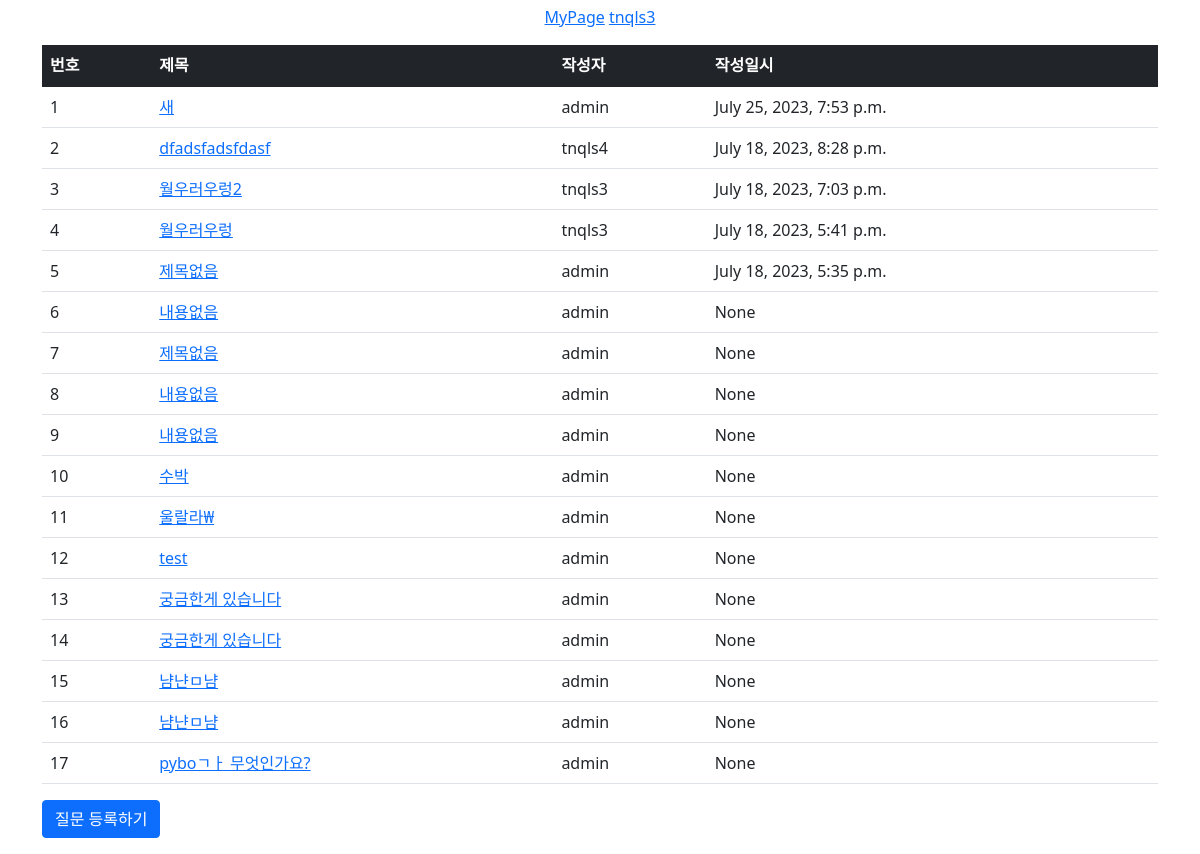
Page /pybo/ (signed in) on the committed database.
### pybo/models.py (models this page shows, shortened)
class Question(models.Model):
    subject = models.CharField(max_length = 200)
    author = models.ForeignKey(User, on_delete=models.CASCADE)
    content = models.TextField()
    create_date = models.DateTimeField()
    modify_date=models.DateTimeField(null=True, blank=True)
    star = models.ManyToManyField(User, related_name='stars',blank=True)

### pybo/views.py (the view)
# urls.py: path('', views.index, name='index'),
def index(request):
    question_list = Question.objects.order_by('-create_date')
    context = {'question_list': question_list}
    return render(request, 'pybo/question_list.html', context)

### templates/pybo/question_list.html
{% extends 'common/base.html' %}
{% block content%}
<div class="container my-3">
    <table class="table">
        <thead>
        <tr class="table-dark">
            <th>번호</th>
            <th>제목</th>
            <th>작성자</th>
            <th>작성일시</th>
        </tr>
        </thead>
        <tbody>
        {% if question_list %}
        {% for question in question_list %}
            <tr>
                <td>{{ forloop.counter }}</td>
                <td>
                    <a href="{% url 'pybo:detail' question.id %}">{{ question.subject }}</a>
                </td>
                <td>{{question.author}}</td>
                <td>{{ question.modify_date }}</td>
            </tr>
        {% endfor %}
        {% else %}
            <tr>
                <td colspan="3">질문이 없습니다.</td>
            </tr>
        {% endif %}
        </tbody>
    </table>
    <a href="{%url 'pybo:question_form'%}" class="btn btn-primary">질문 등록하기</a>
</div>
{%endblock%}

### templates/common/base.html (shortened to what this page needs)
{% load static %}
<!doctype html>
<html lang="ko">
<head>
    <link rel="stylesheet" type="text/css" href="{% static 'bootstrap.min.css' %}">
    <link rel="stylesheet" type="text/css" href="{% static 'style.css' %}">
</head>
<body>
<div class="info">
    {% if user.is_anonymous %}
        <a href="{%url 'common:login'%}">로그인</a>
        <a href="{%url 'common:signup'%}">회원가입</a>
    {% else %}
    <a href="{% url 'common:mypage'%}">MyPage</a>
    <a href="{% url 'common:logout' %}">{{user.username}}</a>
    {% endif %}
</div>
{% block content %}
{% endblock %}
</body>
</html>

### static/style.css (style rules this page uses)
div.info { padding:5px 5px 0px 5px; text-align: center; }

### rows in the picture
Question: subject "새", author "admin", modify_date "July 25, 2023, 7:53 p.m."
Question: subject "dfadsfadsfdasf", author "tnqls4", modify_date "July 18, 2023, 8:28 p.m."
Question: subject "월우러우렁2", author "tnqls3", modify_date "July 18, 2023, 7:03 p.m."
Question: subject "월우러우렁", author "tnqls3", modify_date "July 18, 2023, 5:41 p.m."
Question: subject "제목없음", author "admin", modify_date "July 18, 2023, 5:35 p.m."
Question: subject "내용없음", author "admin", modify_date "None"
Question: subject "제목없음", author "admin", modify_date "None"
Question: subject "내용없음", author "admin", modify_date "None"
Question: subject "내용없음", author "admin", modify_date "None"
Question: subject "수박", author "admin", modify_date "None"
Question: subject "울랄라₩", author "admin", modify_date "None"
Question: subject "test", author "admin", modify_date "None"
Question: subject "궁금한게 있습니다", author "admin", modify_date "None"
Question: subject "궁금한게 있습니다", author "admin", modify_date "None"
Question: subject "냠냔ㅁ냠", author "admin", modify_date "None"
Question: subject "냠냔ㅁ냠", author "admin", modify_date "None"
Question: subject "pyboㄱㅏ 무엇인가요?", author "admin", modify_date "None"

### other values in the picture
{{ user.username }} "tnqls3"
